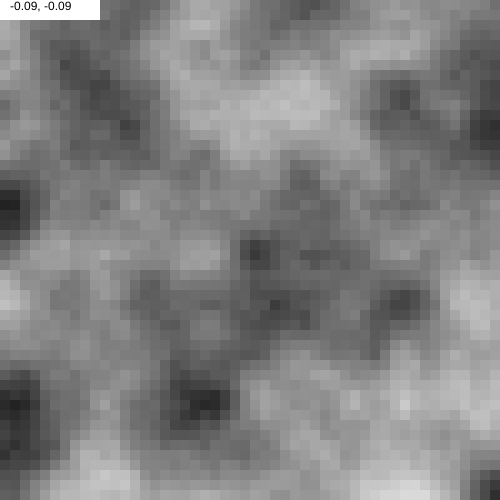
Frame 1 (no input)
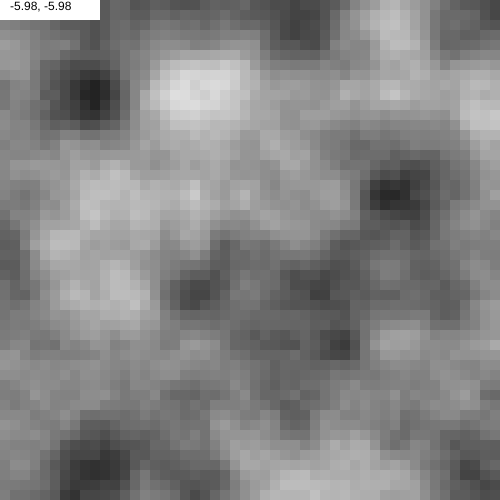
Frame 60 (no input)
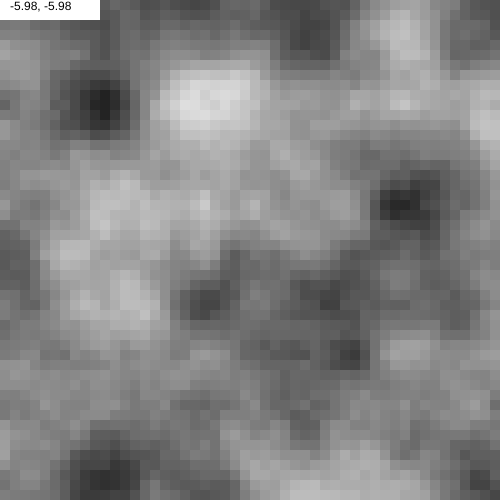
Frame 120 (the mouse pressed at the canvas centre since frame 60)

The p5.js sketch that drew these frames (run headless with seeded random() and noise() and a simulated clock; from frame 60 on, the mouse is pressed at the canvas centre):

// p5.js sketch
// ── sketch.js
let xOffset = 0.01;
let yOffset = 0.01;
let c;
const cellSize = 10

function setup() {
    createCanvas(500, 500);
    noiseDetail(24);
    noStroke();
}

function draw() {

    for (let x = 0; x < 500; x += cellSize) {
        for (let y = 0; y < 500; y += cellSize) {
            c = map(noise(xOffset + x / 100.0, yOffset + y / 100.0), 0, 1, 0, 255);
            fill(c);
            rect(x, y, cellSize, cellSize);
        }
    }


    xOffset += map(mouseX, 0, width, -0.1, 0.1);
    yOffset += map(mouseY, 0, height, -0.1, 0.1);

    fill(255);
    rect(0, 0, 100, 20);
    fill(0);
    text(int(xOffset * 100) / 100 + ", " + int(yOffset * 100) / 100, 10, 10);
}
